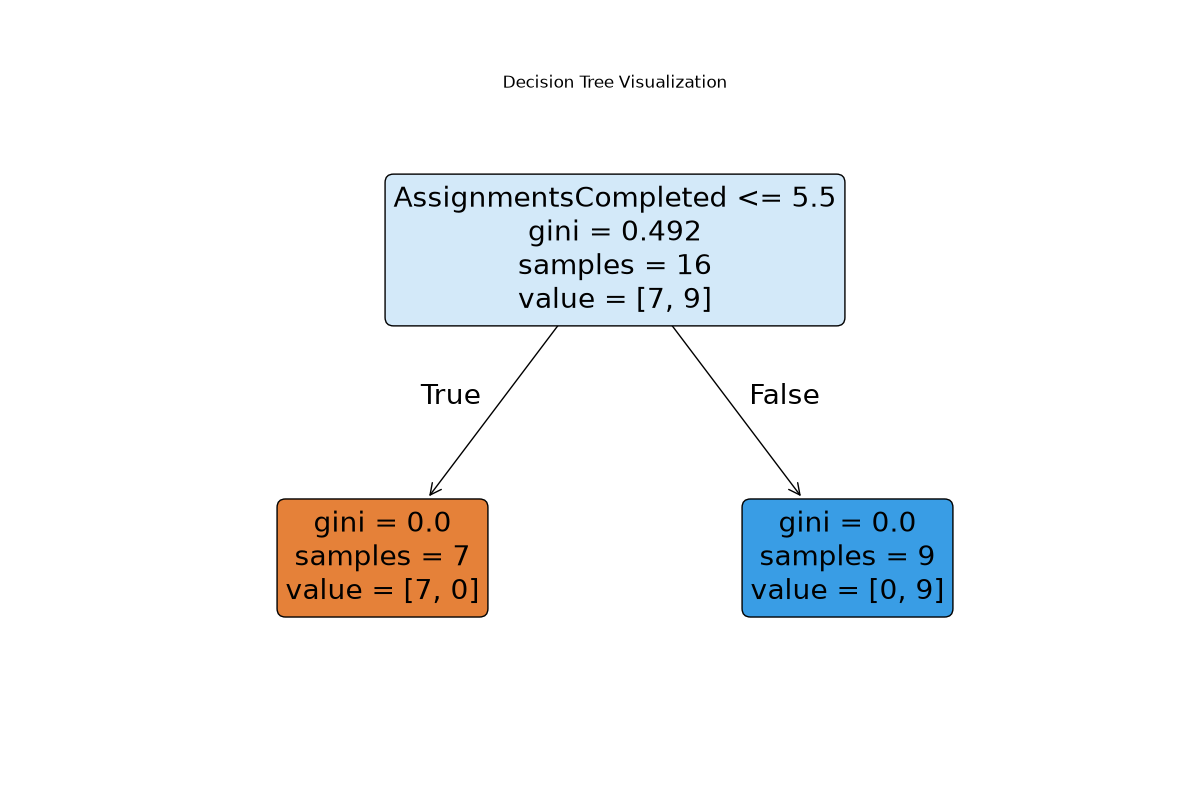

Source code (Python):
import os
import pandas as pd
import matplotlib.pyplot as plt
from sklearn.tree import DecisionTreeClassifier, plot_tree
from sklearn.model_selection import train_test_split
from sklearn.metrics import accuracy_score, confusion_matrix, classification_report

DATASET_PATH = "student_performance_ml.csv"
BORDER = "-" * 110

def visualize_decision_tree(sp_model, feature_names):
    plt.figure(figsize = (12, 8))
    plot_tree(sp_model, feature_names = feature_names, filled = True, rounded = True)
    plt.title("Decision Tree Visualization")
    plt.show()

def check_feature_importance(sp_model, feature_names):
    print("Checking feature importance for the model...")
    feature_importance = sp_model.feature_importances_
    feature_importance_df = pd.DataFrame({'Feature': feature_names, 'Importance': feature_importance})
    feature_importance_df = feature_importance_df.sort_values(by = 'Importance', ascending = False)
    print(feature_importance_df)
    print(BORDER)

def display_confusion_matrix(model_predicted_result, Y_resultType_test):

    print("Confusion Matrix")
    cm = confusion_matrix(Y_resultType_test, model_predicted_result)
    print(confusion_matrix(Y_resultType_test, model_predicted_result))

    print(BORDER)  

def check_model_accuracy(sp_model, model_predicted_result, 
                         X_studyParams_train, X_studyParams_test, 
                         Y_resultType_train, Y_resultType_test):

    train_accuracy = sp_model.score(X_studyParams_train, Y_resultType_train)
    print("Model Training Accuracy : ", train_accuracy * 100, "%")
    print(BORDER)

    test_accuracy = sp_model.score(X_studyParams_test, Y_resultType_test)
    print("Model Testing Accuracy : ", test_accuracy * 100, "%")
    print(BORDER)

    model_accuracy = accuracy_score(Y_resultType_test, model_predicted_result)
    print("Overall Model Accuracy : ", model_accuracy * 100, "%")
    print(BORDER)

    display_confusion_matrix(model_predicted_result, Y_resultType_test)
    check_feature_importance(sp_model, X_studyParams_train.columns)
    visualize_decision_tree(sp_model, X_studyParams_train.columns)

def test_model(sp_model, 
               X_perfParams_train, 
               X_perfParams_test, 
               Y_resultType_train, 
               Y_resultType_test):

    model_predicted_result = sp_model.predict(X_perfParams_test)

    print("Model testing completed successfully...")
    print(BORDER)

    check_model_accuracy(sp_model, model_predicted_result, 
                         X_perfParams_train, X_perfParams_test, 
                         Y_resultType_train, Y_resultType_test)

def train_model(X_perfParams_train, 
                X_perfParams_test, 
                Y_resultType_train, 
                Y_resultType_test):

    sp_model = DecisionTreeClassifier(max_depth = 3)

    sp_model.fit(X_perfParams_train, Y_resultType_train)

    print("Model trained successfully...")
    print(BORDER)

    test_model(sp_model, X_perfParams_train, X_perfParams_test, Y_resultType_train, Y_resultType_test)

def get_independent_dependent_data(df):
    print("Generating independent and dependent data....")

    independent_columns = [
        "StudyHours", 
        "Attendance",
        "PreviousScore",
        "AssignmentsCompleted",
        "SleepHours"
    ]

    perf_parameters = df[independent_columns]

    result_type = df["FinalResult"]

    print("Independent and dependent data generated successfully...")
    print(BORDER)

    return perf_parameters, result_type

def split_train_test_model(perfParams, resultType):

    X_train, X_test, Y_train, Y_test = train_test_split(perfParams, resultType, 
                                                        test_size = 0.5, random_state = 999)
    
    print("Dataset splitted for building, traning & testing the model...")
    print(BORDER)

    train_model(X_train, X_test, Y_train, Y_test)

def do_ops_for_model_prep(df):

    X_perfParams, Y_resultType = get_independent_dependent_data(df)

    split_train_test_model(X_perfParams, Y_resultType)

def check_class_distribution(df):
    print("Checking class distribution...")
    print("Class distribution (FinalResult)")

    print(df["FinalResult"].value_counts())

    print(BORDER)

    do_ops_for_model_prep(df)

def do_data_analysis(df):

    print(BORDER)
    print("Checking missing values per column...")

    if not df.isnull().values.any():
        print("Dataset has no missing values. Proceeding further...")
        print(BORDER)

    elif df.isnull().sum().sum() > 0:
        print("Dataset has missing values. Cleaning the dataset before proceeding further...")

        df = df.dropna()

        print("Dataset cleaned successfully...")
        print(BORDER)

    print("Column names: ", list(df.columns))
    print(BORDER)

    check_class_distribution(df)

def load_dataset(file_path):
    data_frame = pd.read_csv(file_path)
    print(f"Dataset loaded successfully from path {os.path.abspath(file_path)}")

    do_data_analysis(data_frame)

def main():
    if not os.path.exists(DATASET_PATH):
        print("Dataset file not found at path: ", DATASET_PATH)
        print(BORDER)
    else:
        load_dataset(DATASET_PATH)

if __name__ == "__main__":
    main()
